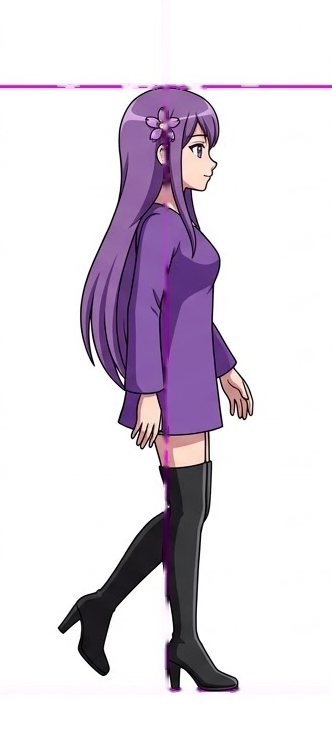
#> input picture assets/personnages/aiko_soryu/poses/marche_1.png, 332 x 756 px
$ python -i decouper_grille.py   (imports and definitions only)
#> lines starting #> are read from the running program, lines starting #| are printed output that depends on the picture; after the words box and inside, x2 and y2 are one past the last pixel; in counts of white or black regions, pixels touching at a corner belong together
#> further down, picture is the input picture: shape (756, 332, 3); mean B, G, R 225.2, 215.6, 222.9
"""Découpe les planches de personnage en cellules explicites (fond blanc, repères magenta retirés).

Configuration explicite par planche (pas de détection automatique : elle fusionnait des figures).
- corps : N colonnes égales sur toute la hauteur (4 pas de marche).
- tête  : 6 colonnes égales, rangées données par leurs bornes en y (ex. lettres hors cellule exclues).

Sortie : assets/personnages/<id>/poses/marche_N.png et assets/personnages/<id>/tete/*.png
"""
import os
import sys

import cv2
import numpy as np

RACINE = os.path.abspath(os.path.join(os.path.dirname(__file__), "..", ".."))
SOURCES = "/mnt/user-data/attachments/9ce8e1e5-f7cf-5619-8a75-3c6d9a11ab1c"
ASSETS = os.path.join(RACINE, "assets", "personnages")
TETE_ORDRE = ["bouche_A", "bouche_E", "bouche_I", "bouche_M", "bouche_O", "bouche_U",
              "expr_neutre", "expr_joie", "expr_tristesse", "expr_colere", "expr_surprise"]

# id : (fichier source, type, paramètres)
PLANCHES = {
    "aiko_soryu": [
        ("8dd68650", "corps", {"n": 4}),
        ("e152c51d", "tete", {"rangees": [(0, 336), (336, 672)]}),
    ],
    "darius_valen": [
        ("c659bb0b", "corps", {"n": 4}),
        ("2fde27f0", "tete", {"rangees": [(0, 340), (390, 768)]}),
    ],
    "alaric": [
        ("5d4bcfd7", "corps", {"n": 4}),
        ("bcc1f17e", "tete", {"rangees": [(0, 256), (256, 512)]}),
    ],
    "vorthaz": [
        ("37bc4e97", "corps", {"n": 4}),
        ("2b38a0d2", "tete", {"rangees": [(0, 296), (296, 592)]}),
    ],
}


# [5 lines left out: function trouver, not called in this run]


def nettoyer(img):
    """Retire les repères magenta : seulement les pixels magenta situés sur de vraies lignes-guides.

    Une colonne (ou une rangée) est un guide si la couleur magenta y couvre au moins 15 % de
    la hauteur (ou 10 % de la largeur). Les pixels magenta hors de ces lignes ne sont pas touchés,
    donc la peau et les cheveux restent intacts.
    """
    b, g, r = [img[:, :, i].astype(int) for i in range(3)]
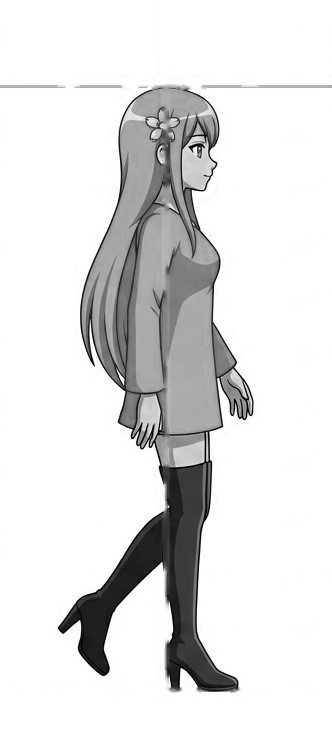
#> b: shape (756, 332) int64; min 0, max 255, mean 225.2
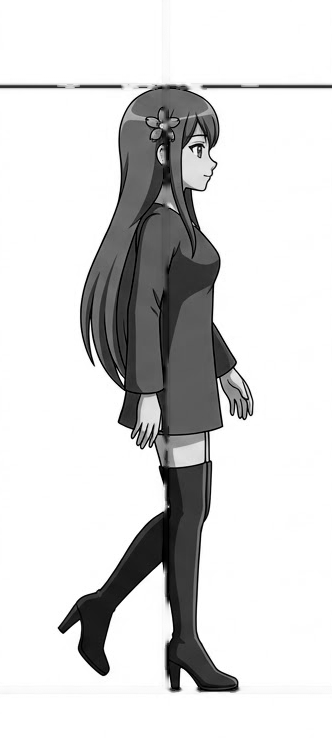
#> g: shape (756, 332) int64; min 0, max 255, mean 215.6
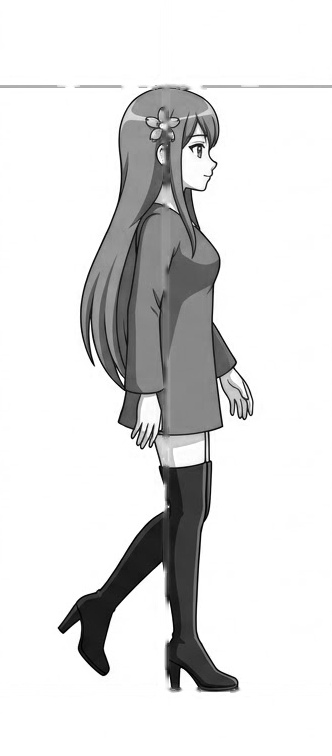
#> r: shape (756, 332) int64; min 0, max 255, mean 222.9
    lache = (r > 200) & (b > 200) & ((r - g) > 60) & ((b - g) > 60)
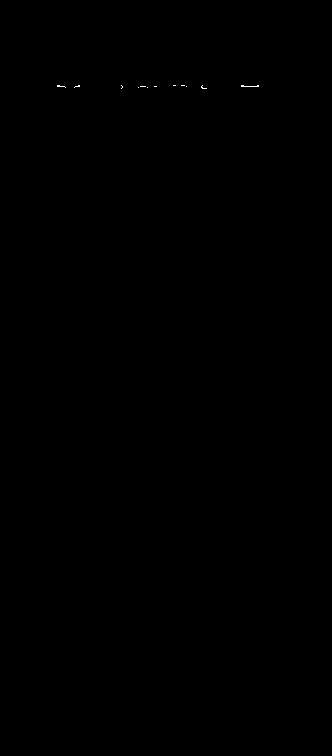
#> lache: shape (756, 332) bool; 0.03% white in thin lines or dots, all inside (x1, y1, x2, y2) = (57, 85, 259, 89)
    h, w = lache.shape
#> h = 756; w = 332
    colonnes = np.where(lache.sum(axis=0) >= max(40, 0.15 * h))[0]
#> colonnes = empty array
    rangees = np.where(lache.sum(axis=1) >= max(40, 0.10 * w))[0]
#> rangees = [86]
    guide = np.zeros_like(lache)
    for x in colonnes:
        guide[:, max(0, x - 2):x + 3] = True
#> this loop made 0 passes
#> guide: shape (756, 332) bool; every value is 0
    for y in rangees:
        guide[max(0, y - 2):y + 3, :] = True
#> this loop made 1 pass
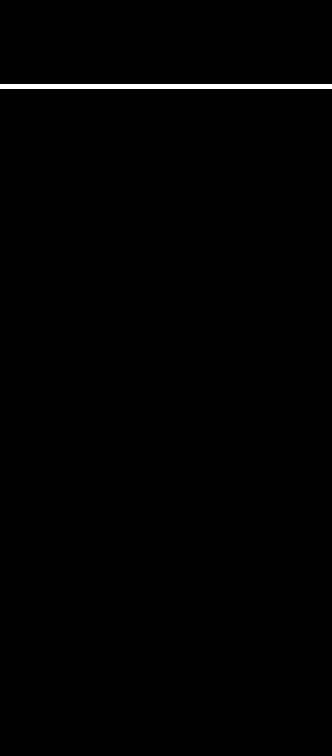
#> guide: shape (756, 332) bool; 0.66% white; 1 white region, box (x1, y1, x2, y2) and area: (0, 84, 332, 89) 1660
    masque = (lache & (guide | True)).astype(np.uint8)  # couleur magenta franche seulement : pas de restriction aux lignes
    masque = cv2.dilate(masque, np.ones((3, 3), np.uint8), iterations=1)
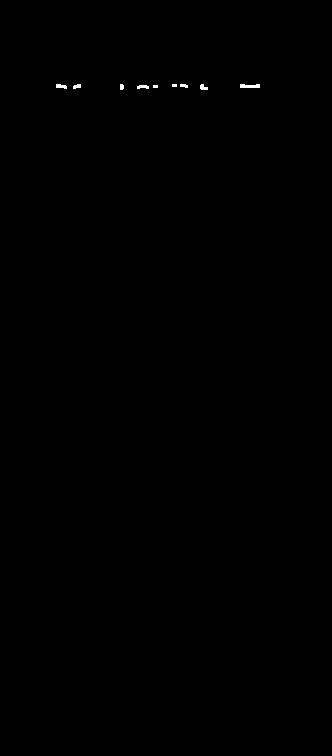
#> masque: shape (756, 332); values 0 (black) and 1 (white), 0.11% white; 9 white regions (2 under 20 px), largest, box (x1, y1, x2, y2) and area: (240, 84, 260, 88) 69, (56, 84, 67, 89) 40, (137, 85, 149, 89) 38
    propre = cv2.inpaint(img, masque * 255, 3, cv2.INPAINT_TELEA)
    # seconde passe sur les bords d'anti-aliasing restants
    b2, g2, r2 = [propre[:, :, i].astype(int) for i in range(3)]
    reste = ((r2 > 200) & (b2 > 200) & ((r2 - g2) > 60) & ((b2 - g2) > 60)).astype(np.uint8)
#> reste: shape (756, 332); values 0 (black) and 1 (white), 0.01% white in thin lines or dots, all inside (x1, y1, x2, y2) = (56, 85, 260, 89)
    reste = cv2.dilate(reste, np.ones((3, 3), np.uint8), iterations=1)
#> reste: shape (756, 332); values 0 (black) and 1 (white), 0.05% white; 7 white regions (6 under 20 px), largest, box (x1, y1, x2, y2) and area: (202, 84, 209, 90) 28
    return cv2.inpaint(propre, reste * 255, 3, cv2.INPAINT_TELEA)


# [41 lines left out: functions decouper, main, not called in this run]


# [2 lines not run here, left out]

>>> import cv2
>>> picture = cv2.imread('../../assets/personnages/aiko_soryu/poses/marche_1.png')
>>> result = nettoyer(picture)
